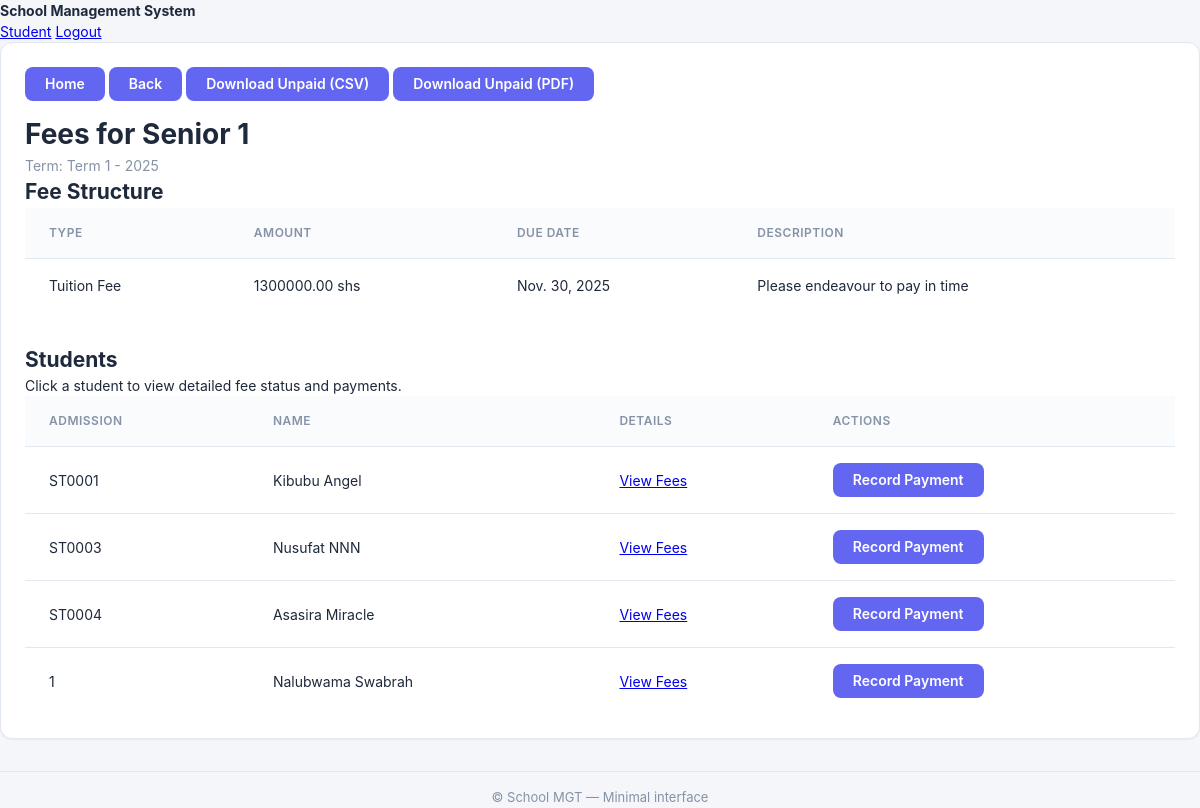
Screenshot of /portal/admin/fees/class/1/ (signed in) with the database file from the repository.
### school/models.py (models this page shows, shortened)
class Class(models.Model):
    name = models.CharField(max_length=50)
    level = models.CharField(max_length=20)
    class_teacher = models.ForeignKey(User, on_delete=models.SET_NULL, null=True,
                                      limit_choices_to={'user_type': 'teacher'})
    academic_year = models.CharField(max_length=9, default='2024/2025')
    promotion_rank = models.IntegerField(default=0, help_text="Order used for automatic promotion across years")
    class Meta:
        db_table = 'classes'
        verbose_name_plural = 'Classes'

class Term(models.Model):
    TERM_CHOICES = (
        ('1', 'Term 1'),
        ('2', 'Term 2'),
        ('3', 'Term 3'),
    )
    term = models.CharField(max_length=1, choices=TERM_CHOICES)
    academic_year = models.CharField(max_length=9)
    start_date = models.DateField()
    end_date = models.DateField()
    is_active = models.BooleanField(default=False)
    def __str__(self):
        return f"Term {self.term} - {self.academic_year}"
    class Meta:
        db_table = 'terms'
        unique_together = ['term', 'academic_year']

class ClassFee(models.Model):
    class_assigned = models.ForeignKey(Class, on_delete=models.CASCADE)
    term = models.ForeignKey(Term, on_delete=models.CASCADE)
    amount = models.DecimalField(max_digits=10, decimal_places=2)
    due_date = models.DateField()
    fee_type = models.CharField(max_length=50, choices=[
        ('tuition', 'Tuition Fee'),
        ('exam', 'Examination Fee'),
        ('lab', 'Laboratory Fee'),
        ('other', 'Other Charges')
    ])
    description = models.TextField(blank=True)
    class Meta:
        db_table = 'class_fees'
        unique_together = ['class_assigned', 'term', 'fee_type']

class Student(models.Model):
    user = models.OneToOneField(User, on_delete=models.CASCADE)
    admission_number = models.CharField(max_length=20, unique=True)
    student_class = models.ForeignKey(Class, on_delete=models.SET_NULL, null=True)
    date_of_birth = models.DateField()
    guardian_name = models.CharField(max_length=100)
    guardian_phone = models.CharField(max_length=15)
    photo = models.ImageField(upload_to='students/photos/', blank=True, null=True)
    is_graduated = models.BooleanField(default=False)
    graduation_year = models.CharField(max_length=9, blank=True, null=True)
    class Meta:
        db_table = 'students'

class User(AbstractUser):
    USER_TYPE_CHOICES = (
        ('admin', 'Administrator'),
        ('teacher', 'Teacher'),
        ('student', 'Student'),
        ('bursar', 'Bursar'),
    )
    user_type = models.CharField(max_length=10, choices=USER_TYPE_CHOICES)
    phone = models.CharField(max_length=15, blank=True, null=True)
    address = models.TextField(blank=True, null=True)
    class Meta:
        db_table = 'users'

### school/views.py (the view)
# urls.py: path('portal/admin/fees/class/<int:class_id>/', views.class_fee_detail, name='class_fee_detail'),
@login_required
@user_passes_test(is_admin)
def class_fee_detail(request, class_id):
    class_obj = get_object_or_404(Class, id=class_id)
    active_term = Term.objects.filter(is_active=True).first()
    fees = ClassFee.objects.filter(
        class_assigned=class_obj,
        term=active_term
    ) if active_term else []
    students = Student.objects.filter(student_class=class_obj)
    payment_stats = {}
    for student in students:
        total_fees = sum(fee.amount for fee in fees)
        payments = FeePayment.objects.filter(student=student, term=active_term)
        total_paid = payments.aggregate(total=Sum('amount_paid'))['total'] or 0
        balance = total_fees - total_paid
        payment_stats[student.id] = {
            'total_fees': total_fees,
            'total_paid': total_paid,
            'balance': balance,
            'status': 'paid' if balance <= 0 else 'partial' if total_paid > 0 else 'pending'
        }
    context = {
        'class': class_obj,
        'term': active_term,
        'fees': fees,
        'students': students,
        'payment_stats': payment_stats
    }
    return render(request, 'admin/class_fee_detail.html', context)

### school/views.py (called while the page is built)
def is_admin(user):
    return getattr(user, 'user_type', None) == 'admin' or user.is_superuser or user.is_staff

### school/templates/admin/class_fee_detail.html (shortened to what this page needs)
{% extends 'base.html' %}
{% block content %}
        <nav style="margin-bottom:12px">
            <a class="btn btn-outline-primary" href="{% url 'admin_dashboard' %}">Home</a>
            <a class="btn" href="javascript:history.back()">Back</a>
            {% if term %}
                <a class="btn" href="{% url 'unpaid_report' class_id=class.id term_id=term.id %}">Download Unpaid (CSV)</a>
                <a class="btn" href="{% url 'unpaid_report_pdf' class_id=class.id term_id=term.id %}">Download Unpaid (PDF)</a>
            {% endif %}
        </nav>
        <h1 style="margin-top:0">Fees for {{ class.name }}</h1>
        <p class="muted">Term: {{ term }}</p>
    <h2>Fee Structure</h2>
    {% if fees %}
        <table>
            <thead><tr><th>Type</th><th>Amount</th><th>Due Date</th><th>Description</th></tr></thead>
            <tbody>
                {% for f in fees %}
                    <tr>
                        <td>{{ f.get_fee_type_display }}</td>
                        <td>{{ f.amount }} shs</td>
                        <td>{{ f.due_date }}</td>
                        <td>{{ f.description }}</td>
                    </tr>
                {% endfor %}
            </tbody>
        </table>
    {% else %}
        <p>No fee structure defined for this term.</p>
    {% endif %}
    <h2 style="margin-top:32px">Students</h2>
    <p>Click a student to view detailed fee status and payments.</p>
    <table>
        <thead><tr><th>Admission</th><th>Name</th><th>Details</th><th>Actions</th></tr></thead>
        <tbody>
            {% for student in students %}
                <tr>
                    <td>{{ student.admission_number }}</td>
                    <td>{{ student.user.get_full_name }}</td>
                    <td><a href="{% url 'student_fee_detail' student_id=student.id %}">View Fees</a></td>
                    <td>
                        <a class="btn" href="{% url 'manage_payments' %}?student_id={{ student.id }}">Record Payment</a>
                    </td>
                </tr>
            {% empty %}
                <tr><td colspan="3">No students found for this class.</td></tr>
            {% endfor %}
        </tbody>
    </table>
{% endblock %}

### school/static/css/style.css (style rules this page uses)
:root { --bg:#f4f6fa; --card:#ffffff; --muted:#8692a6; --text:#1e293b; --accent:#6366f1; --border:#e2e8f0; --sidebar:#f8fafc; --sidebar-active:#6366f1; --table:#ffffff; --purple:#8b5cf6; --green:#10b981; --orange:#f59e0b; --red:#ef4444 }
* { box-sizing:border-box;margin:0;padding:0 }
html,body { height:100%;overflow-x:hidden }
body { margin:0;background:var(--bg);color:var(--text);font:14px/1.5 -apple-system,BlinkMacSystemFont,"Segoe UI",Roboto,"Helvetica Neue",Arial,sans-serif }
.muted { color:var(--muted) }
.btn { display:inline-flex;align-items:center;gap:6px;background:var(--accent);color:#fff;border:none;border-radius:8px;padding:10px 20px;text-decoration:none;cursor:pointer;font-size:14px;font-weight:600;line-height:1;transition:.2s }
table { width:100%;border-collapse:collapse }
th,td { padding:16px 24px;text-align:left;border-bottom:1px solid var(--border) }
th { background:#fafbfc;font-weight:600;font-size:12px;color:var(--muted);text-transform:uppercase;letter-spacing:0.5px }
td { color:var(--text);font-size:14px }
tr:last-child td { border-bottom:none }

### rows the page displays
Class: name "Senior 1"
Term: term+academic_year "Term 1 - 2025"
ClassFee: fee_type "Tuition Fee", amount "1300000.00", due_date "Nov. 30, 2025", description "Please endeavour to pay in time"
Student: admission_number "ST0001", user.get_full_name "Kibubu Angel"
Student: admission_number "ST0003", user.get_full_name "Nusufat NNN"
Student: admission_number "ST0004", user.get_full_name "Asasira Miracle"
Student: admission_number "1", user.get_full_name "Nalubwama Swabrah"
